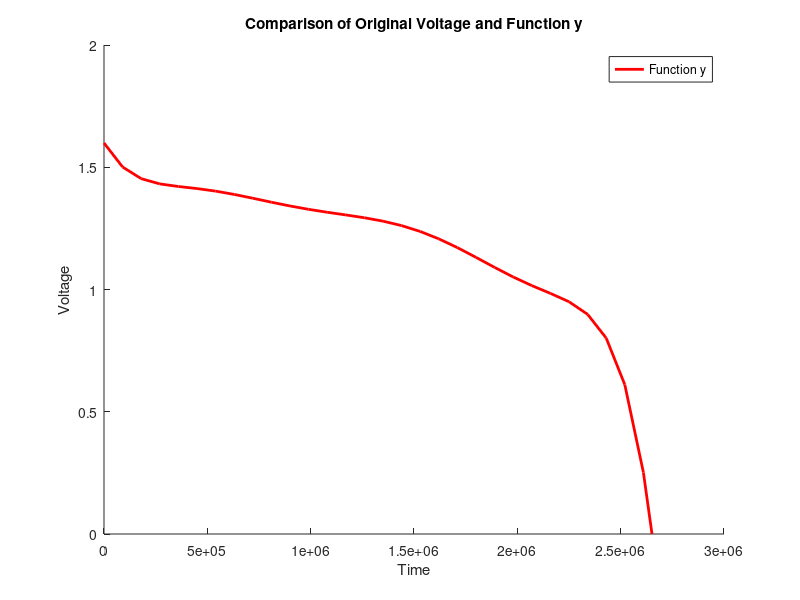

Source code (MATLAB):
voltage_a = [1.600 1.500 1.450 1.435 1.425 1.415 1.395 1.385 1.375 1.365 1.345 1.320 1.310 1.305 1.300 1.285 1.275 1.215 1.200 1.165 1.150 1.100 1.050 1.000 0.985 0.9550 0.9000 0.8];
time_a = [0 25 50 75 100 125 150 175 200 225 250 275 300 325 350 375 400 425 450 475 500 525 550 575 600 625 650 675 700 725 736.55] * 3600;

p1 = -0.0047054;
p2 = -0.031508;
p3 = 0.028793;
p4 = 0.13112;
p5 = -0.039084;
p6 = -0.17991;
p7 = -0.048474;
p8 = -0.09402;
p9 = 1.2994;

z = @(x) (x-1.215e+06)/7.403e+05;
y = @(x) p1*z(x).^8 + p2*z(x).^7 + p3*z(x).^6 + p4*z(x).^5 + p5*z(x).^4 + p6*z(x).^3 + p7*z(x).^2 + p8*z(x) + p9;

% Plot both the original voltage values and the function y on the same graph
figure;
hold on;
%plot(time_a, voltage_a, 'b', 'LineWidth', 2, 'DisplayName', 'Original Voltage');
plot(time_a, arrayfun(y, time_a), 'r', 'LineWidth', 2, 'DisplayName', 'Function y');
hold off;

xlabel('Time');
ylabel('Voltage');
title('Comparison of Original Voltage and Function y');
legend('show');

% Corrected syntax for calculating the integral
integral_result = integral(y, 0, time_a(end)) * (5 * (10^-3));
disp(['Total Energy: ', num2str(integral_result), 'J']);
